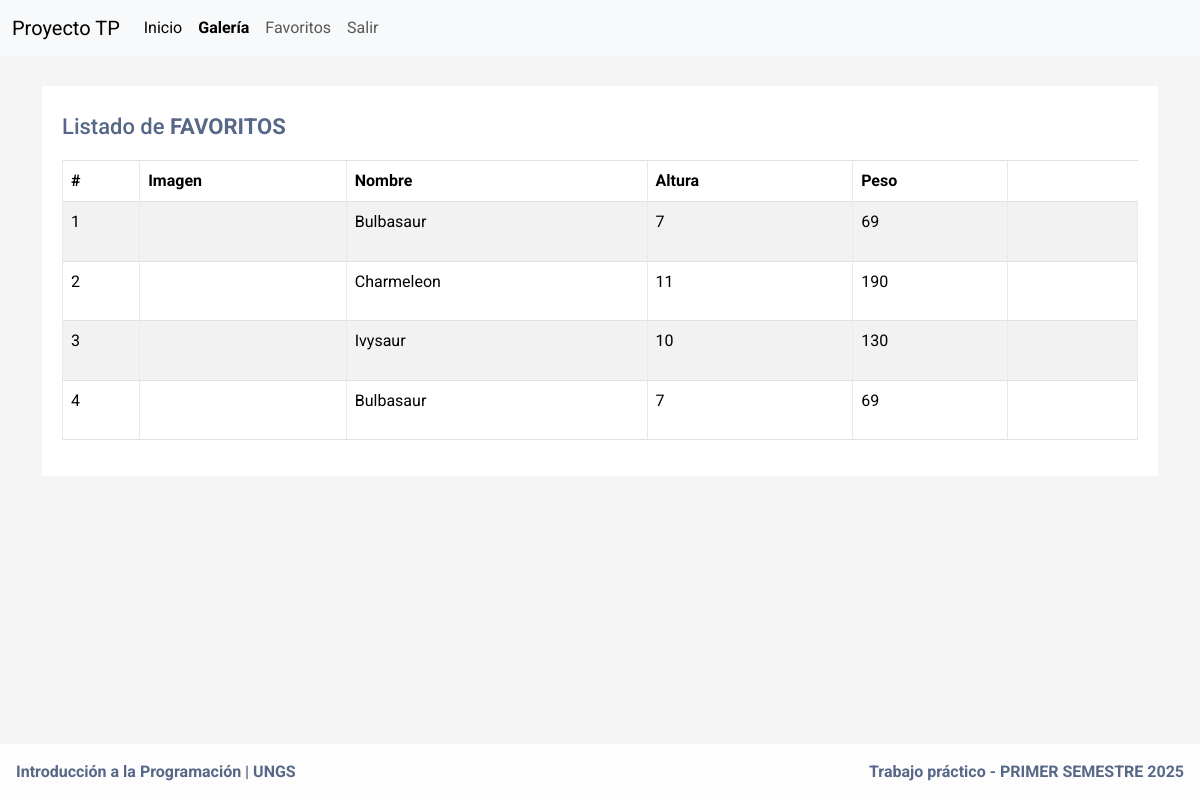
Page /favourites/ (signed in) on the earlier database version.
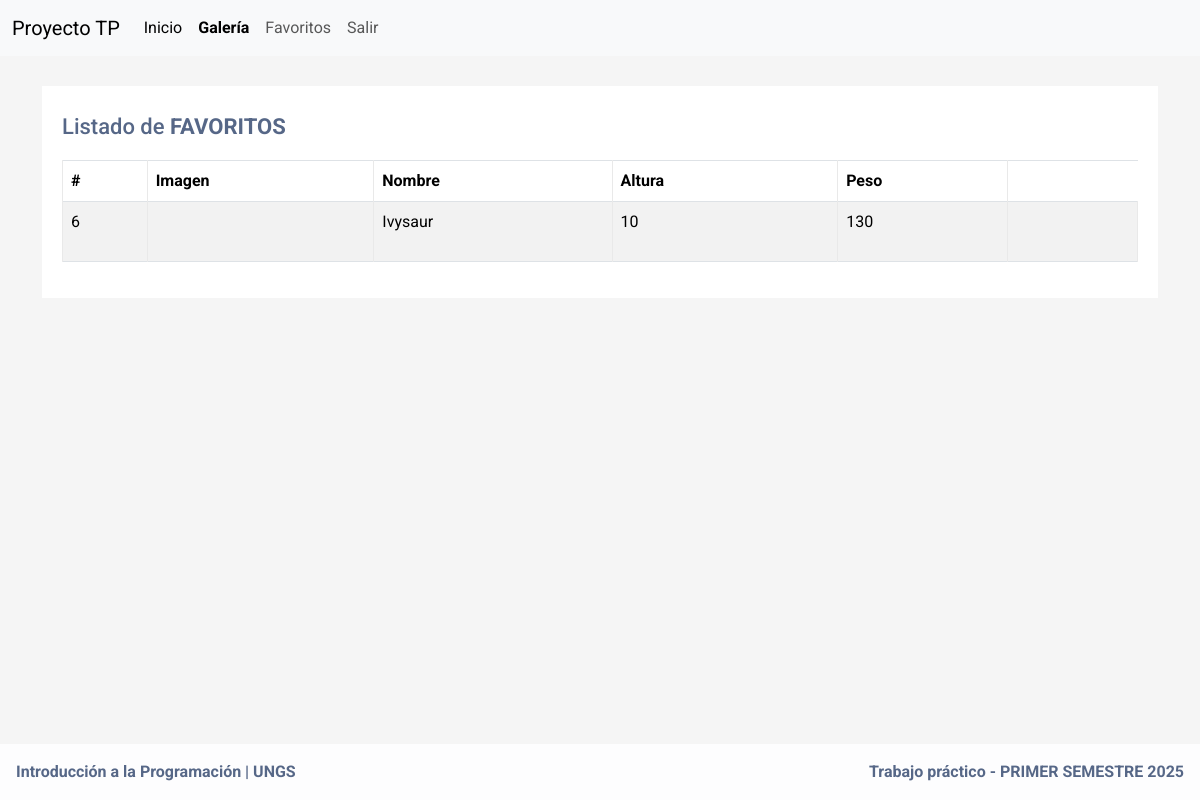
Same page on the later database version.
### app/models.py (models this page shows, shortened)
class Favourite(models.Model):
    id = models.IntegerField(primary_key=True, blank=True) #ID de pokeapi
    name = models.CharField(max_length=200)  # Nombre del personaje
    height = models.CharField(max_length=200)  # Altura
    weight = models.CharField(max_length=200)  # Peso
    base_experience = models.IntegerField(null=True, blank=True)  # Experiencia base
    types = models.JSONField(default=list)  # Lista de tipos (ej: ["grass", "poison"])
    image = models.URLField()  # URL de la imagen
    user = models.ForeignKey(settings.AUTH_USER_MODEL, on_delete=models.CASCADE)
    class Meta:
        unique_together = (('user', 'name'),)

### app/views.py (the view)
# urls.py: path('favourites/', views.getAllFavouritesByUser, name='favoritos'),
@login_required
def getAllFavouritesByUser(request):
    favourite_list = services.getAllFavourites(request)
    return render(request, 'favourites.html', {'favourite_list': favourite_list})

### app/layers/persistence/repositories.py (called while the page is built)
def get_all_favourites(user):
    return list(Favourite.objects.filter(user=user).values(
        'id', 'name', 'height', 'weight', 'types','base_experience', 'image'
    ))

### app/layers/services/services.py (called while the page is built)
def getAllFavourites(request):
    if not request.user.is_authenticated:
        return []
    else:
        user = get_user(request)
        favourite_list = repositories.get_all_favourites(user) # buscamos desde el repositories.py TODOS Los favoritos del usuario (variable 'user').
        mapped_favourites = []
        for favourite in favourite_list:
            card = translator.fromRepositoryIntoCard(favourite) # convertimos cada favorito en una Card, y lo almacenamos en el listado de mapped_favourites que luego se retorna.
            mapped_favourites.append(card)
        return mapped_favourites

### app/layers/utilities/translator.py (called while the page is built)
def fromRepositoryIntoCard(repo_dict):
    types_list = ast.literal_eval(repo_dict['types'])
    return Card(
        id=repo_dict.get('id'),
        name=repo_dict.get('name'),
        height=repo_dict.get('height'),
        weight=repo_dict.get('weight'),
        base=repo_dict.get('base_experience'),
        types=types_list,
        image=repo_dict.get('image')
    )

### main/context_processors.py (called while the page is built)
def version(request):
    return {'VERSION': config.VERSION}

### app/templates/favourites.html (shortened to what this page needs)
{% extends 'header.html' %} {% block content %}
<div class="container-xl">
    <div class="table-responsive">
        <div class="table-wrapper">
            <div class="table-title">
                <div class="row">
                    <div class="col-sm-8">
                        <h2>Listado de <strong>FAVORITOS</strong></h2>
                    </div>
                </div>
            </div>
            <table class="table table-striped table-hover table-bordered">
                <thead>
                    <tr>
                        <th>#</th>
                        <th>Imagen</th>
                        <th>Nombre</th>
                        <th>Altura </th>
                        <th>Peso</th>
                    </tr>
                </thead>
                <tbody>
                    {% for favourite in favourite_list %}
                    <tr>
                        <td>{{ favourite.id }}</td>
                        <td><img src="{{ favourite.image }}" alt="" style="max-width: 200px; max-height: 200px;"></td>
                        <td>{{ favourite.name }}</td>
                        <td>{{ favourite.height }}</td>
                        <td>{{ favourite.weight }}</td>
                        <td>
                            <form method="post" action="{% url 'borrar-favorito' %}">
                                <button type="submit" class="btn" style="color:red"><i class="material-icons">&#xE872;</i></button>
                            </form>
                        </td>
                    </tr>
                    {% endfor %}
                </tbody>
            </table>
        </div>
    </div>
</div>
{% endblock %}

### app/templates/header.html (shortened to what this page needs)
<!DOCTYPE html>
<html lang="es">
<head>
    {% load bootstrap5 %} {% bootstrap_css %} {% bootstrap_javascript %} {% load static %}
    <link rel="stylesheet" type="text/css" href="{% static 'styles.css' %}">
</head>
</head>
<body>
    <nav class="navbar navbar-expand-lg bg-body-tertiary">
        <div class="container-fluid">
            <a class="navbar-brand" href="#">Proyecto TP</a>
            <div class="collapse navbar-collapse" id="navbarSupportedContent">
                <ul class="navbar-nav me-auto mb-2 mb-lg-0">
                    <li class="nav-item">
                        <a class="nav-link active" aria-current="page" href="{% url 'index-page' %}">Inicio</a>
                    </li>
                    <li class="nav-item">
                        <a class="nav-link active" aria-current="page" href="{% url 'home' %}"><strong>Galería</strong></a>
                    </li>
                    {% if request.user.is_authenticated %}
                    <li class="nav-item">
                        <a class="nav-link" href="{% url 'favoritos' %}">Favoritos</a>
                    </li>
                    {% endif %}
                    <li class="nav-item">
                        {% if request.user.is_authenticated %}
                        <a class="nav-link" href="{% url 'exit' %}">Salir</a> {% else %}
                        <a class="nav-link" href="{% url 'login' %}">Iniciar sesión</a> {% endif %}
                    </li>
                </ul>
            </div>
        </div>
    </nav>
    {% block content %} {% endblock %} {% include "footer.html" %}
</body>
</html>

### app/templates/footer.html
<footer class="bg-body-tertiary text-center text-lg-start fixed-bottom">
    <div class="text-center p-3" style="display: flex;background-color: rgb(255 255 255 / 78%);justify-content: space-between;">
        <strong>Introducción a la Programación | UNGS</strong>
        <strong>{{VERSION}}</strong>
    </div>
</footer>
</body>
</html>

### static/styles.css (style rules this page uses)
body { font-family: 'Roboto', sans-serif; color: #566787; background: #f5f5f5; }
.table-responsive { margin: 30px 0; }
.table-wrapper { min-width: 1000px; background: #fff; padding: 20px; box-shadow: 0 1px 1px rgba(0, 0, 0, .05); }
.table-title { padding-bottom: 10px; margin: 0 0 10px; min-width: 100%; }
.table-title h2 { margin: 8px 0 0; font-size: 22px; }
table.table tr th, table.table tr td { border-color: #e9e9e9; }
table.table-striped tbody tr:nth-of-type(odd) { background-color: #fcfcfc; }
table.table td:last-child { width: 130px; }
table.table td i { font-size: 19px; }

Differences in the rows shown:
removed Favourite: id "1", name "Bulbasaur", height "7", weight "69"
removed Favourite: id "2", name "Charmeleon", height "11", weight "190"
removed Favourite: id "3", name "Ivysaur", height "10", weight "130"
removed Favourite: id "4", name "Bulbasaur", height "7", weight "69"
added Favourite: id "6", name "Ivysaur", height "10", weight "130"
